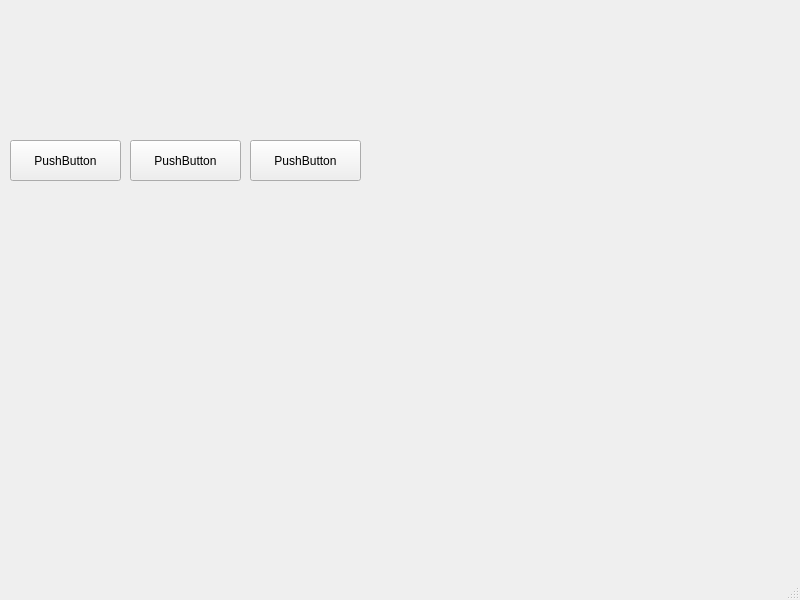
<?xml version="1.0" encoding="UTF-8"?>
<ui version="4.0">
 <class>MainWindow</class>
 <widget class="QMainWindow" name="MainWindow">
  <property name="geometry">
   <rect>
    <x>0</x>
    <y>0</y>
    <width>800</width>
    <height>600</height>
   </rect>
  </property>
  <property name="windowTitle">
   <string>MainWindow</string>
  </property>
  <widget class="QWidget" name="centralwidget">
   <widget class="QPushButton" name="pushButton">
    <property name="geometry">
     <rect>
      <x>10</x>
      <y>140</y>
      <width>111</width>
      <height>41</height>
     </rect>
    </property>
    <property name="text">
     <string>PushButton</string>
    </property>
   </widget>
   <widget class="QPushButton" name="pushButton_2">
    <property name="geometry">
     <rect>
      <x>130</x>
      <y>140</y>
      <width>111</width>
      <height>41</height>
     </rect>
    </property>
    <property name="text">
     <string>PushButton</string>
    </property>
   </widget>
   <widget class="QPushButton" name="pushButton_3">
    <property name="geometry">
     <rect>
      <x>250</x>
      <y>140</y>
      <width>111</width>
      <height>41</height>
     </rect>
    </property>
    <property name="text">
     <string>PushButton</string>
    </property>
   </widget>
  </widget>
  <widget class="QMenuBar" name="menubar">
   <property name="geometry">
    <rect>
     <x>0</x>
     <y>0</y>
     <width>800</width>
     <height>22</height>
    </rect>
   </property>
  </widget>
  <widget class="QStatusBar" name="statusbar"/>
 </widget>
 <resources/>
 <connections/>
</ui>
